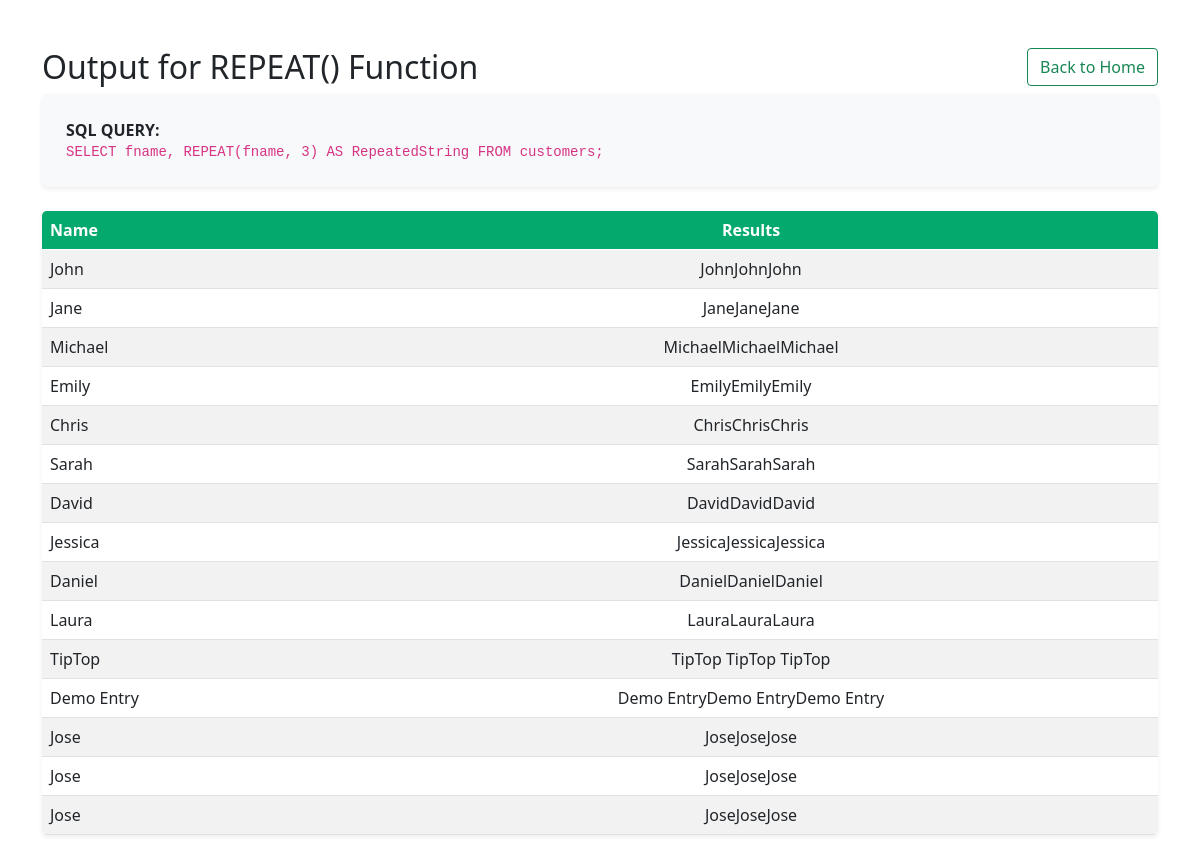
The app's page /String_Functions/REPEAT_func.php with its own data.
### tables this page shows
CREATE TABLE `customers` (
  `userID` int(11) NOT NULL,
  `fname` varchar(100) NOT NULL,
  `lname` varchar(100) NOT NULL,
  `email` varchar(100) NOT NULL
);

### String_Functions/REPEAT_func.php (the view, shortened to what this page needs)
<?php
include '../db.php';
$sql = "SELECT fname, REPEAT(fname, 3) AS RepeatedString FROM customers;";
$result = $conn->query($sql);
?>
<head>
    <link href="https://cdn.jsdelivr.net/npm/bootstrap@5.0.2/dist/css/bootstrap.min.css" rel="stylesheet">
</head>
<body>
<div class='container mt-5'>
<div class= d-flex justify-content-between align-items-center mb-4>
<h2>Output for REPEAT() Function</h2>
<div class=ms-auto><a class='btn btn-outline-success' href='../index.php'>Back to Home</a></div>
</div>
<div class="p-4 rounded-3 mb-4 shadow-sm" style="background-color: #f8f9fa;">
    <p class="mb-0"><strong>SQL QUERY:</strong>
    <br><code><?php echo $sql?></code></p>
</div>
<table class='table table-striped table-hover rounded-3 overflow-hidden shadow-sm'>
    <thead style='background-color:#04AA6D; color:white'>
        <tr>
            <th class=text-start>Name</th>
            <th class=text-center>Results</th>
        </tr>
    </thead>
<?php
if ($result->num_rows > 0) {
    while($row = $result->fetch_assoc()) {
        echo "<tr>";
        echo "<td class='text-start'>" . htmlspecialchars($row["fname"]) . "</td>";
        echo "<td class='text-center'>" . $row["RepeatedString"] . "</td>";
        echo "</tr>";
    }
} else {
    echo "<tr><td colspan='2'>0 results found or query failed.</td></tr>";
}
echo "</table>";
echo "</div>";
?>
</body>

### records on screen
customers: fname "John", RepeatedString "JohnJohnJohn"
customers: fname "Jane", RepeatedString "JaneJaneJane"
customers: fname "Michael", RepeatedString "MichaelMichaelMichael"
customers: fname "Emily", RepeatedString "EmilyEmilyEmily"
customers: fname "Chris", RepeatedString "ChrisChrisChris"
customers: fname "Sarah", RepeatedString "SarahSarahSarah"
customers: fname "David", RepeatedString "DavidDavidDavid"
customers: fname "Jessica", RepeatedString "JessicaJessicaJessica"
customers: fname "Daniel", RepeatedString "DanielDanielDaniel"
customers: fname "Laura", RepeatedString "LauraLauraLaura"
customers: fname "TipTop", RepeatedString "TipTop TipTop TipTop"
customers: fname "Demo Entry", RepeatedString "Demo EntryDemo EntryDemo Entry"
customers: fname "Jose", RepeatedString "JoseJoseJose"
customers: fname "Jose", RepeatedString "JoseJoseJose"
customers: fname "Jose", RepeatedString "JoseJoseJose"

### other values on screen
$sql "SELECT fname, REPEAT(fname, 3) AS RepeatedString FROM customers;"
